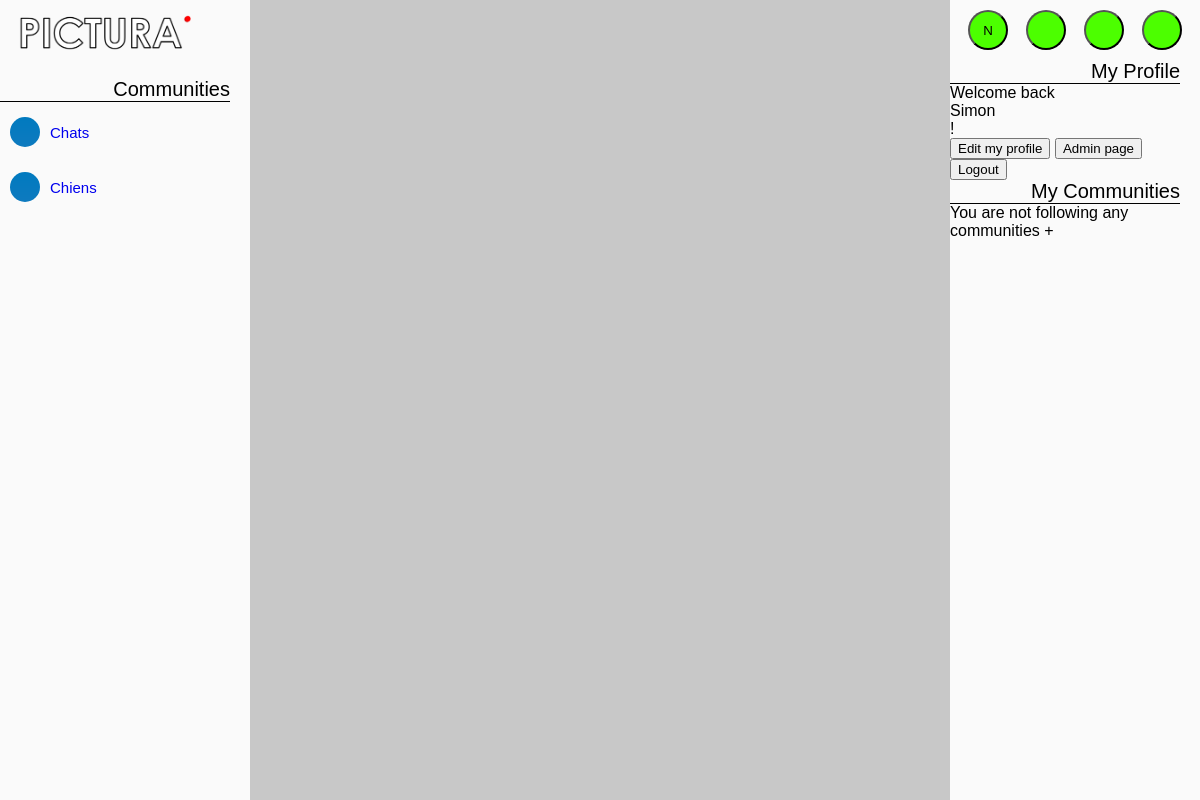
Screenshot of /usbwebserver/root/index.php?n=Simon (signed in) with the database file from the repository.
### tables this page shows
CREATE TABLE Communaute (
  nom VARCHAR(20),
  detail VARCHAR(500) NOT NULL,
  imageDeProfil VARCHAR(100),
  CONSTRAINT PK_Communaute PRIMARY KEY (nom)
);

CREATE TABLE Utilisateur (
  pseudo VARCHAR(20),
  email VARCHAR(50) UNIQUE NOT NULL,
  motDePasse VARCHAR(100) NOT NULL,
  nom VARCHAR(50),
  prenom VARCHAR(50),
  CONSTRAINT PK_Utilisateur PRIMARY KEY (pseudo)
);

### usbwebserver/root/php/include/func.php (called while the page is built, shortened)
<?php
function checkIfLoggedIn()
{
    $isConnected = false;
    if (!empty($_SESSION['pseudo'])) {
        include_once($_SERVER['DOCUMENT_ROOT'] . "/php/include/dbConnect.php");
        $db = new db;
        $user = $db->getUserByPseudo($_SESSION['pseudo']);
        if (!empty($user)) {
            $isConnected = true;
        }
    }
    return $isConnected;
}
function getHostUrl()
{
    if (isset($_SERVER["HTTPS"])) {
        $protocol = "https://";
    } else {
        $protocol = "http://";
    }
    return $protocol . $_SERVER["HTTP_HOST"];
}
?>

### usbwebserver/root/config/db_config.php (called while the page is built)
<?php
return [
	"hostname" => "localhost",
	"port" => 3306,
	"database" => "PICTURA",
	"user" => "Eve",
	"password" => "Adam"
];
?>

### usbwebserver/root/php/include/dbConnect.php (called while the page is built, shortened)
<?php
class db
{
    private $connexion;
    function __construct() {
        $config = include($_SERVER['DOCUMENT_ROOT']."/config/db_config.php");
        try {
            $this->connexion = new pdo(
                "mysql:host=".$config["hostname"].
                ";port=".$config["port"].
                ";dbname=".$config["database"],
                $config["user"],
                $config["password"]);
            $this->connexion->exec("set names utf8");
        } catch(PDOException $e) {
            print "Erreur: ".$e->getMessage();
            die();
        }
    }
    public function getUserByPseudo($pseudo) {
        $query = $this->connexion->prepare("
          SELECT * FROM Utilisateur
          WHERE pseudo = '$pseudo'
        ");
        if($query->execute())
            return $query->fetchAll(PDO::FETCH_ASSOC);
        return false;
    }
    public function getAllCommunities() {
        $query = $this->connexion->prepare("
          SELECT * FROM Communaute
        ");
        if($query->execute())
            return $query->fetchAll(PDO::FETCH_ASSOC);
        return false;
    }
    public function getUserCommunities($username) {
        $query = $this->connexion->prepare("
            SELECT * FROM Communaute
                INNER JOIN utilisateur_suit_communaute
                    ON Communaute.nom = utilisateur_suit_communaute.nomCommunaute
            WHERE pseudoUtilisateur = '$username'
        ");
        if($query->execute())
            return $query->fetchAll(PDO::FETCH_ASSOC);
        return false;
    }
}
?>

### usbwebserver/root/index.php (the view, shortened to what this page needs)
 <?php
include_once("php/include/header.php");
include_once("php/include/dbConnect.php");
$db = new db;
$isLoggedIn = checkIfLoggedIn();
if ($isLoggedIn && (empty($_GET["n"]) || $_GET["n"] == $_SESSION["pseudo"])) {
        $isCurrentUser = true;
        $user = $db->getUserByPseudo($_SESSION["pseudo"])[0];
} else if(!empty($_GET["n"])) {
    $user = $db->getUserByPseudo($_GET["n"])[0];
} else {
}
?>
        <link rel="stylesheet" href="/css/interface.css" type="text/css" media="screen" />
        <link rel="stylesheet" href="/css/picture.css" type="text/css" media="screen" />
        <link rel="stylesheet" href="/css/popup.css" type="text/css" media="screen" />
        <link rel="stylesheet" href="https://use.fontawesome.com/releases/v5.6.3/css/all.css" />
</head>
<body id="body">
    <div class="container" id="main_container">
        <div class="leftpanel" id="community_panel">
            <img src="imgs/pictura_logo.png" style="width:80%; margin-top:10px; margin-bottom: 20px;" />
            <div class="title_container" id="community_title_container">
                Communities
                <div class="title_line" id="community_title_line"></div>
            </div>
			<?php
				$communities = $db->getAllCommunities();
				for ($i = 0; $i < count($communities); ++$i) {
				    echo "
				    <a class='community_cell_container' href='community.php?n=" . htmlentities($communities[$i]["nom"]) . "' title='" . htmlentities($communities[$i]["detail"]) . "'>
				    	<div class='community_cell_icon' style='background-image: url(files/". htmlentities($communities[$i]["imageDeProfil"]) ."),  url(\"files/community_default.PNG\")'></div> " . htmlentities($communities[$i]["nom"]) . "
				    </a>";
				}
			?>
        </div>
        <div class="middlepanel">
        </div>
        <div class="rightpanel" id="user_panel">
            <div class="option_buttons_container">
                <button type="image" class="option_button" onClick="switchNightMode()">N</button>
                <button class="option_button" onClick=""></button>
                <button class="option_button" onClick=""></button>
                <button class="option_button" onClick=""></button>
            </div>
			<div class="title_container" id="profile_title_container">
                My Profile
                <div class="title_line" id="profile_title_line"></div>
            </div>
			<?php
	        if ($isLoggedIn) {
                echo '
                    <div class="myprofile_container">
                        <div class="login_welcome">
                            Welcome back
                            <div class="username_highlight" id="username_highlight">' . htmlentities($user["pseudo"]) . '</div>!
                        </div>
                        <button class="panel_button">Edit my profile</button>
                        <button class="panel_button">Admin page</button>
                        <button class="panel_button" onclick="location.href=\''. getHostUrl() . '/php/form/logoutUserForm.php\';">Logout</button>
                    </div>
                    <div class="title_container" id="profile_title_container">
                        My Communities
                        <div class="title_line" id="profile_title_line"></div>
                    </div>
					';
            }
       		?>
            <?php
            if ($isLoggedIn) {
                $userCommunities = $db->getUserCommunities($user["pseudo"]);
                if(count($userCommunities) == 0) {
                    echo "You are not following any communities";
                } else {
                    echo "<div class=communities_bubble_container>";
                }
                echo "
                    <a class='panel_button' onclick=\"displayId('createCommunityPopup', null)\">+</a>
                </div>";
            }
            ?>
        </div>
</body>
</html>

### WebFiles/css/interface.css (style rules this page uses)
* { margin: 0; font-family: Arial; }
.container { width: 100%; height: 100%; position: fixed; color: black; }
.leftpanel { width: 250px; height: 100%; position: fixed; left: 0px; top: 0px; background-color: rgba(250, 250, 250, 1); border-collapse: collapse; }
.middlepanel { width: auto; height: 100%; margin-left: 250px; margin-right: 250px; background-color: rgba(200, 200, 200, 1); padding: 20px; overflow-y: scroll; }
.rightpanel { width: 250px; height: 100%; position: fixed; float: right; right: 0px; top: 0px; background-color: rgba(250, 250, 250, 1); border-collapse: collapse; }
.title_container { font-size: 20px; text-align: right; margin-right: 20px; }
.title_line { height: 1px; width: 100%; background-color: black; }
.community_cell_container { display: flex; height: 50px; font-size: 15px; text-decoration: none; align-items: center; padding-left: 10px; margin-top: 5px; margin-bottom:5px; cursor: pointer; }
.community_cell_icon { width: 30px; height: 30px; background-color: rgb(76, 255, 0); border-radius: 30px; display: inline-block; margin-right: 10px; }
.option_buttons_container { width: 100%; display: flex; justify-content: space-evenly; margin-top: 10px; margin-bottom: 10px; }
.option_button { width: 40px; height: 40px; background-color: rgb(76, 255, 0); border-radius: 40px; }

### rows the page displays
communaute: nom "Chats"
communaute: nom "Chiens"
utilisateur: pseudo "Simon"
